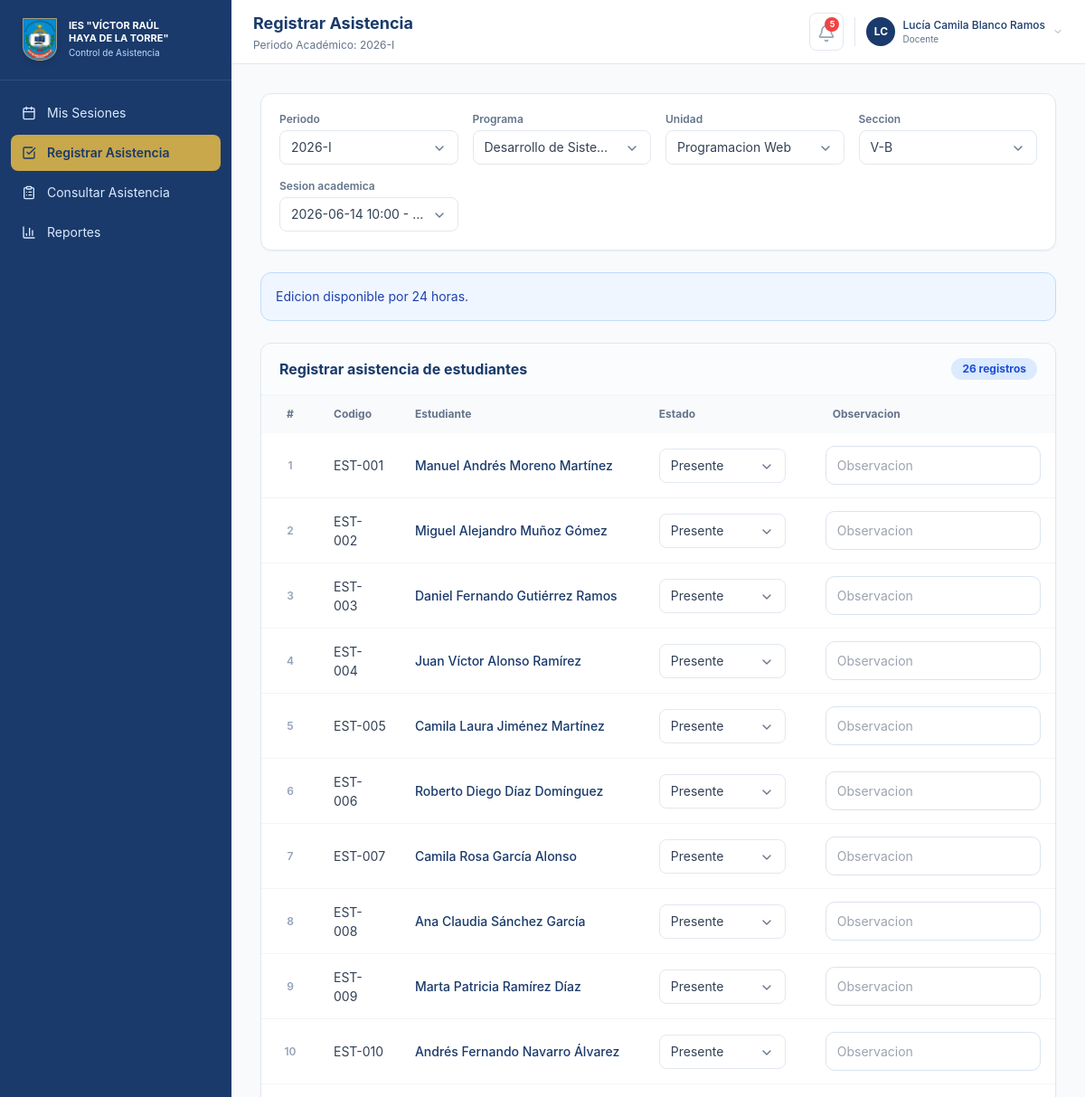
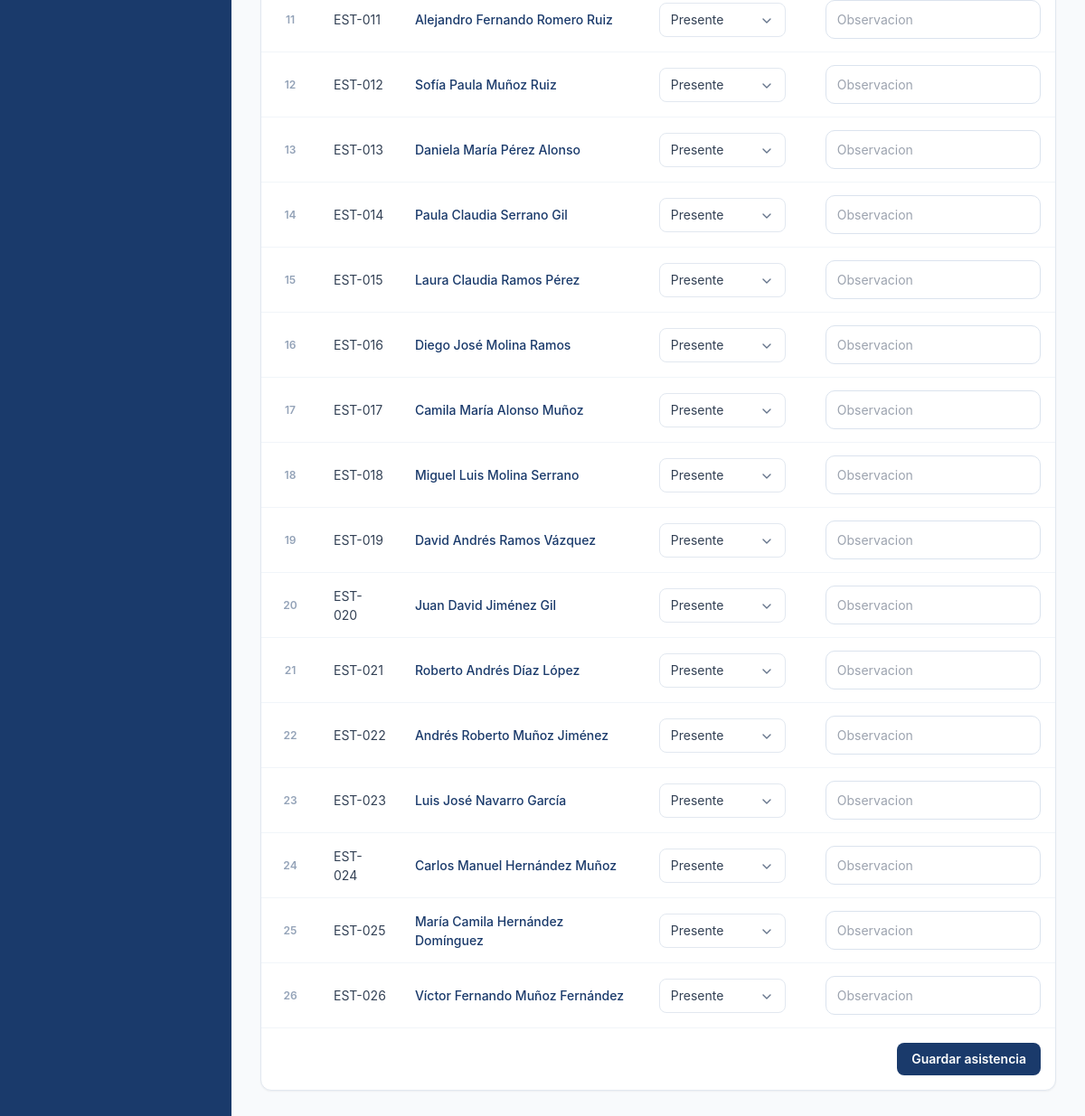
Page /index.php?m=registrar-asistencia (signed in) on the committed database (2 pictures, top to bottom).
### tables this page shows
CREATE TABLE `estudiantes` (
  `id` int(11) NOT NULL AUTO_INCREMENT,
  `codigo` varchar(30) NOT NULL,
  `dni` varchar(20) NOT NULL,
  `nombres` varchar(160) NOT NULL,
  `programa_id` int(11) DEFAULT NULL,
  `periodo_curricular_id` int(11) DEFAULT NULL,
  `unidad_didactica_id` int(11) DEFAULT NULL,
  `seccion` varchar(10) NOT NULL,
  `total_sesiones` int(11) NOT NULL DEFAULT 0,
  `inasistencias` int(11) NOT NULL DEFAULT 0,
  `estado` enum('Activo','En riesgo','Inhabilitado') NOT NULL DEFAULT 'Activo',
  PRIMARY KEY (`id`),
  UNIQUE KEY `codigo` (`codigo`),
  KEY `fk_estudiantes_programa` (`programa_id`),
  KEY `fk_estudiantes_periodo` (`periodo_curricular_id`),
  KEY `fk_estudiantes_unidad` (`unidad_didactica_id`),
  KEY `idx_estudiantes_programa` (`programa_id`,`periodo_curricular_id`),
  CONSTRAINT `fk_estudiantes_periodo` FOREIGN KEY (`periodo_curricular_id`) REFERENCES `periodos_curriculares` (`id`) ON DELETE SET NULL,
  CONSTRAINT `fk_estudiantes_programa` FOREIGN KEY (`programa_id`) REFERENCES `programas` (`id`) ON DELETE SET NULL,
  CONSTRAINT `fk_estudiantes_unidad` FOREIGN KEY (`unidad_didactica_id`) REFERENCES `unidades_didacticas` (`id`) ON DELETE SET NULL
);

### public/index.php (called while the page is built, shortened)
<?php
require __DIR__ . '/layout.php';

### app/db.php (called while the page is built, shortened)
<?php
function db(): PDO
{
    static $pdo = null;
    if ($pdo instanceof PDO) {
        return $pdo;
    }
    try {
        $dsn = 'mysql:host=' . DB_HOST . ';dbname=' . DB_NAME . ';charset=' . DB_CHARSET;
        $pdo = new PDO($dsn, DB_USER, DB_PASS, [
            PDO::ATTR_ERRMODE => PDO::ERRMODE_EXCEPTION,
            PDO::ATTR_DEFAULT_FETCH_MODE => PDO::FETCH_ASSOC,
            PDO::ATTR_EMULATE_PREPARES => false,
        ]);
    } catch (PDOException $e) {
        error_log('Error de base de datos: ' . $e->getMessage());
        http_response_code(500);
        die('La base de datos no está disponible. Verifique app/config.php e importe database/schema.sql antes de usar el sistema.');
    }
    return $pdo;
}
function fetch_all(string $sql, array $params = []): array
{
    $stmt = db()->prepare($sql);
    $stmt->execute($params);
    return $stmt->fetchAll();
}

### app/helpers.php (called while the page is built, shortened)
<?php
require_once __DIR__ . '/db.php';
function e(string|int|float|null $value): string
{
    return htmlspecialchars((string) $value, ENT_QUOTES, 'UTF-8');
}

### public/modules/registrar-asistencia.php (the view, shortened to what this page needs)
<?php
$rows = fetch_all('SELECT e.id, e.codigo, e.nombres, p.nombre as programa FROM estudiantes e LEFT JOIN programas p ON e.programa_id = p.id WHERE p.nombre = "Desarrollo de Sistemas de Información"');
$estudiantes = $rows;
?>
<div class="space-y-6">
    <div class="rounded-xl border border-slate-200 bg-white p-5 shadow-sm">
        <div class="grid grid-cols-1 sm:grid-cols-2 lg:grid-cols-4 gap-4 items-end">
            <label class="block w-full col-span-1">
                <span class="mb-1 block text-xs font-semibold text-slate-500">Sesion academica</span>
            </label>
        </div>
    </div>
    <div class="rounded-xl border border-blue-200 bg-blue-50 p-4 text-sm text-blue-800">Edicion disponible por 24 horas.</div>
    <div class="hidden md:block overflow-x-auto min-h-[300px] rounded-xl border border-slate-200 bg-white shadow-sm">
        <div class="flex items-center justify-between border-b border-slate-100 px-5 py-4 bg-slate-50/50">
            <h2 class="font-bold text-[#1a3a6b]">Registrar asistencia de estudiantes</h2>
            <span class="rounded-full bg-blue-100 px-3 py-1 text-xs font-bold text-blue-700 shrink-0 whitespace-nowrap">
                <?= count($estudiantes) ?> registro<?= count($estudiantes) !== 1 ? 's' : '' ?>
            </span>
        </div>
        <table class="w-full" id="tabla-asistencia">
            <thead class="bg-slate-50">
                <tr><th class="table-th w-16 text-center">#</th><th class="table-th">Codigo</th><th class="table-th">Estudiante</th><th class="table-th w-48">Estado</th><th class="table-th">Observacion</th></tr>
            </thead>
            <tbody class="divide-y divide-slate-100">
            <?php foreach ($estudiantes as $index => $e): ?>
                <tr data-estudiante-id="<?= e($e['id'] ?? 1) ?>">
                    <td class="table-td text-center text-slate-400 text-xs font-semibold"><?= $index + 1 ?></td>
                    <td class="table-td"><?= e($e['codigo']) ?></td>
                    <td class="table-td font-medium text-[#1a3a6b]"><?= e($e['nombres']) ?></td>
                    <td class="table-td pr-6">
                    </td>
                    <td class="table-td pl-2"><input type="text" class="form-control input-obs" placeholder="Observacion"></td>
                </tr>
            <?php endforeach; ?>
            </tbody>
        </table>
        <div class="border-t border-slate-100 p-4 text-right">
            <button type="button" id="btn-guardar-asistencia-desktop" class="rounded-lg bg-[#1a3a6b] px-4 py-2 text-sm font-semibold text-white transition hover:bg-[#142d54]">Guardar asistencia</button>
        </div>
    </div>
</div>

### public/assets/app.css (style rules this page uses)
body { font-family: Inter, ui-sans-serif, system-ui, -apple-system, BlinkMacSystemFont, "Segoe UI", sans-serif; }
.table-th { padding: 0.75rem 1rem; text-align: left; font-size: 0.75rem; font-weight: 700; color: #64748b; }
.table-td { padding: 0.875rem 1rem; font-size: 0.875rem; color: #334155; vertical-align: middle; }
.form-control { width: 100%; border-radius: 0.625rem; border: 1px solid #dbe3ee; background: #fff; padding: 0.625rem 0.75rem; font-size: 0.875rem; outline: none; transition: all 0.2s cubic-bezier(0.4, 0, 0.2, 1); }

### rows in the picture
estudiantes: codigo "EST-001", nombres "Manuel Andrés Moreno Martínez"
estudiantes: codigo "EST-002", nombres "Miguel Alejandro Muñoz Gómez"
estudiantes: codigo "EST-003", nombres "Daniel Fernando Gutiérrez Ramos"
estudiantes: codigo "EST-004", nombres "Juan Víctor Alonso Ramírez"
estudiantes: codigo "EST-005", nombres "Camila Laura Jiménez Martínez"
estudiantes: codigo "EST-006", nombres "Roberto Diego Díaz Domínguez"
estudiantes: codigo "EST-007", nombres "Camila Rosa García Alonso"
estudiantes: codigo "EST-008", nombres "Ana Claudia Sánchez García"
estudiantes: codigo "EST-009", nombres "Marta Patricia Ramírez Díaz"
estudiantes: codigo "EST-010", nombres "Andrés Fernando Navarro Álvarez"
estudiantes: codigo "EST-011", nombres "Alejandro Fernando Romero Ruiz"
estudiantes: codigo "EST-012", nombres "Sofía Paula Muñoz Ruiz"
estudiantes: codigo "EST-013", nombres "Daniela María Pérez Alonso"
estudiantes: codigo "EST-014", nombres "Paula Claudia Serrano Gil"
estudiantes: codigo "EST-015", nombres "Laura Claudia Ramos Pérez"
estudiantes: codigo "EST-016", nombres "Diego José Molina Ramos"
estudiantes: codigo "EST-017", nombres "Camila María Alonso Muñoz"
estudiantes: codigo "EST-018", nombres "Miguel Luis Molina Serrano"
estudiantes: codigo "EST-019", nombres "David Andrés Ramos Vázquez"
estudiantes: codigo "EST-020", nombres "Juan David Jiménez Gil"
estudiantes: codigo "EST-021", nombres "Roberto Andrés Díaz López"
estudiantes: codigo "EST-022", nombres "Andrés Roberto Muñoz Jiménez"
estudiantes: codigo "EST-023", nombres "Luis José Navarro García"
estudiantes: codigo "EST-024", nombres "Carlos Manuel Hernández Muñoz"
estudiantes: codigo "EST-025", nombres "María Camila Hernández Domínguez"
estudiantes: codigo "EST-026", nombres "Víctor Fernando Muñoz Fernández"

### other values in the picture
$label "Mis Sesiones"
$label "Registrar Asistencia"
$label "Consultar Asistencia"
$label "Reportes"
$title "Registrar Asistencia"
$unread_count "5"
user_initials($user['nombre']) "LC"
$user['nombre'] "Lucía Camila Blanco Ramos"
role_label($user['rol']) "Docente"
$label "Periodo"
$label "Programa"
$label "Unidad"
$label "Seccion"
count($estudiantes) "26"
